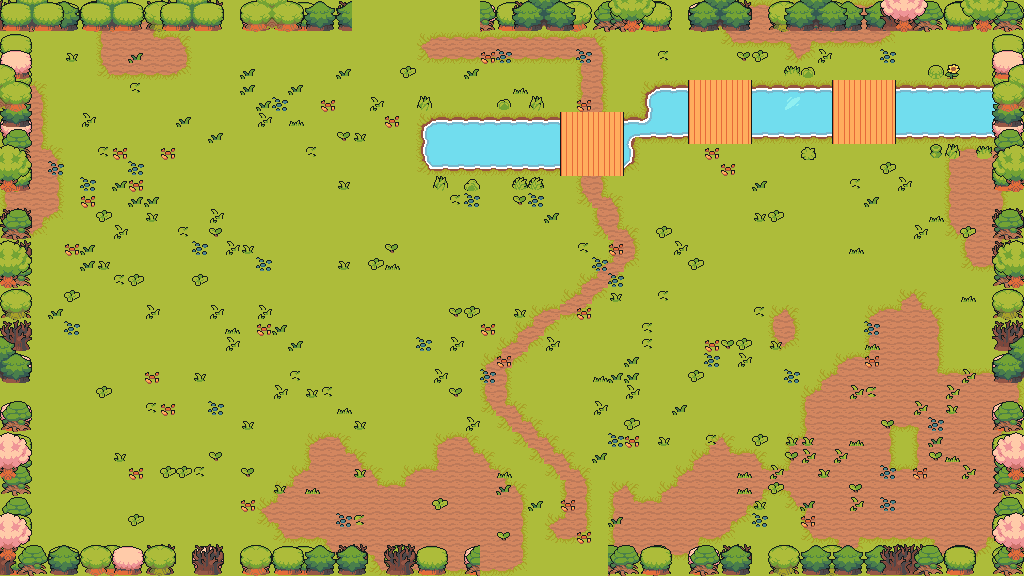

This is a level from a 2D game, rendered from its Tiled map with the project's own tilesets. A one-line summary and the map file follow, with tile-layer data summarised:
An orthogonal 64x36 tile map with 16x16 px tiles, 9 tile layers (floor, ground, path, water, ...), 5 tilesets and 46 objects (24x prop, 13x obstacle, 6x spawn, 2x door, playerStart).

<map version="1.10" tiledversion="1.11.0" orientation="orthogonal" renderorder="right-down" width="64" height="36" tilewidth="16" tileheight="16" infinite="0" nextlayerid="11" nextobjectid="47">
 <properties>
    <property name="chapter" type="int" value="2" />
    <property name="room" type="int" value="7" />
    <property name="isBossRoom" type="bool" value="false" />
 </properties>
 <tileset firstgid="1" source="field.tsx" />
 <tileset firstgid="76" source="water.tsx" />
 <tileset firstgid="552" source="nature.tsx" />
 <tileset firstgid="1056" source="floordetail.tsx" />
 <tileset firstgid="1136" source="tilefloor.tsx" />
 <layer id="1" name="floor" width="64" height="36">
  <data>[2304 cells, 2304 non-empty, 1 distinct tile ids]</data>
 </layer>
 <layer id="2" name="ground" width="64" height="36">
  <data>[2304 cells, 489 non-empty, 13 distinct tile ids]</data>
 </layer>
 <layer id="3" name="path" width="64" height="36">
  <data>[2304 cells, 101 non-empty, 11 distinct tile ids]</data>
 </layer>
 <layer id="4" name="water" width="64" height="36">
  <data>[2304 cells, 152 non-empty, 12 distinct tile ids]</data>
 </layer>
 <layer id="5" name="bridge" width="64" height="36">
  <data>[2304 cells, 48 non-empty, 3 distinct tile ids]</data>
 </layer>
 <layer id="6" name="decor" width="64" height="36">
  <data>[2304 cells, 228 non-empty, 19 distinct tile ids]</data>
 </layer>
 <layer id="7" name="border-back" width="64" height="36">
  <data>[2304 cells, 256 non-empty, 28 distinct tile ids]</data>
 </layer>
 <layer id="8" name="border-mid" width="64" height="36">
  <data>[2304 cells, 294 non-empty, 28 distinct tile ids]</data>
 </layer>
 <layer id="9" name="border-front" width="64" height="36">
  <data>[2304 cells, 148 non-empty, 50 distinct tile ids]</data>
 </layer>
 <objectgroup id="10" name="objects">
  <object id="1" name="playerStart" x="544" y="288"><point /></object>
  <object id="2" name="spawn" x="432" y="248">
   <properties>
    <property name="role" value="tank" />
    <property name="wave" type="int" value="1" />
    <property name="elite" type="bool" value="false" />
   </properties>
  <point /></object>
  <object id="3" name="spawn" x="432" y="432">
   <properties>
    <property name="role" value="caster" />
    <property name="wave" type="int" value="1" />
    <property name="elite" type="bool" value="false" />
   </properties>
  <point /></object>
  <object id="4" name="spawn" x="496" y="432">
   <properties>
    <property name="role" value="chaser" />
    <property name="wave" type="int" value="2" />
    <property name="elite" type="bool" value="false" />
   </properties>
  <point /></object>
  <object id="5" name="spawn" x="672" y="320">
   <properties>
    <property name="role" value="chaser" />
    <property name="wave" type="int" value="2" />
    <property name="elite" type="bool" value="false" />
   </properties>
  <point /></object>
  <object id="6" name="spawn" x="416" y="216">
   <properties>
    <property name="role" value="tank" />
    <property name="wave" type="int" value="3" />
    <property name="elite" type="bool" value="false" />
   </properties>
  <point /></object>
  <object id="7" name="spawn" x="600" y="176">
   <properties>
    <property name="role" value="chaser" />
    <property name="wave" type="int" value="3" />
    <property name="elite" type="bool" value="false" />
   </properties>
  <point /></object>
  <object id="8" name="door" x="544" y="568"><point /></object>
  <object id="9" name="door" x="424" y="8"><point /></object>
  <object id="10" name="obstacle" x="0" y="544" width="480" height="32">
   <properties>
    <property name="kind" value="edge" />
   </properties>
  </object>
  <object id="11" name="obstacle" x="608" y="544" width="416" height="32">
   <properties>
    <property name="kind" value="edge" />
   </properties>
  </object>
  <object id="12" name="obstacle" x="0" y="0" width="352" height="32">
   <properties>
    <property name="kind" value="edge" />
   </properties>
  </object>
  <object id="13" name="obstacle" x="480" y="0" width="544" height="32">
   <properties>
    <property name="kind" value="edge" />
   </properties>
  </object>
  <object id="14" name="obstacle" x="0" y="32" width="32" height="512">
   <properties>
    <property name="kind" value="edge" />
   </properties>
  </object>
  <object id="15" name="obstacle" x="992" y="32" width="32" height="512">
   <properties>
    <property name="kind" value="edge" />
   </properties>
  </object>
  <object id="16" name="obstacle" x="640" y="80" width="48" height="64">
   <properties>
    <property name="kind" value="pit" />
   </properties>
  </object>
  <object id="17" name="obstacle" x="752" y="80" width="80" height="64">
   <properties>
    <property name="kind" value="pit" />
   </properties>
  </object>
  <object id="18" name="obstacle" x="896" y="80" width="96" height="64">
   <properties>
    <property name="kind" value="pit" />
   </properties>
  </object>
  <object id="19" name="obstacle" x="416" y="112" width="144" height="64">
   <properties>
    <property name="kind" value="pit" />
   </properties>
  </object>
  <object id="20" name="obstacle" x="624" y="112" width="16" height="64">
   <properties>
    <property name="kind" value="pit" />
   </properties>
  </object>
  <object id="21" name="obstacle" x="800" y="192" width="32" height="32">
   <properties>
    <property name="kind" value="pillar" />
   </properties>
  </object>
  <object id="22" name="obstacle" x="96" y="480" width="16" height="48">
   <properties>
    <property name="kind" value="wall" />
   </properties>
  </object>
  <object id="23" name="prop" x="304" y="288" width="32" height="32">
   <properties>
    <property name="key" value="tree-pine" />
   </properties>
  </object>
  <object id="24" name="prop" x="336" y="288" width="32" height="32">
   <properties>
    <property name="key" value="tree-round" />
   </properties>
  </object>
  <object id="25" name="prop" x="320" y="320" width="32" height="32">
   <properties>
    <property name="key" value="tree-green" />
   </properties>
  </object>
  <object id="26" name="prop" x="352" y="320" width="48" height="48">
   <properties>
    <property name="key" value="tree-big-orange" />
   </properties>
  </object>
  <object id="27" name="prop" x="174" y="44" width="32" height="32">
   <properties>
    <property name="key" value="bush-blue" />
   </properties>
  </object>
  <object id="28" name="prop" x="286" y="190" width="32" height="32">
   <properties>
    <property name="key" value="rock-boulder-gray" />
   </properties>
  </object>
  <object id="29" name="prop" x="416" y="240" width="16" height="16">
   <properties>
    <property name="key" value="grass-tall" />
   </properties>
  </object>
  <object id="30" name="prop" x="384" y="176" width="16" height="16">
   <properties>
    <property name="key" value="flower-yellow" />
   </properties>
  </object>
  <object id="31" name="prop" x="256" y="144" width="16" height="16">
   <properties>
    <property name="key" value="bush-light" />
   </properties>
  </object>
  <object id="32" name="prop" x="952" y="152" width="32" height="32">
   <properties>
    <property name="key" value="tree-pine" />
   </properties>
  </object>
  <object id="33" name="prop" x="704" y="200" width="16" height="16">
   <properties>
    <property name="key" value="crate" />
   </properties>
  </object>
  <object id="34" name="prop" x="752" y="256" width="16" height="16">
   <properties>
    <property name="key" value="bush-light" />
   </properties>
  </object>
  <object id="35" name="prop" x="768" y="240" width="16" height="16">
   <properties>
    <property name="key" value="grass-tall" />
   </properties>
  </object>
  <object id="36" name="prop" x="976" y="176" width="33" height="25">
   <properties>
    <property name="key" value="fishnet" />
   </properties>
  </object>
  </objectgroup>
</map>
<!-- 10 of 46 objects omitted -->
